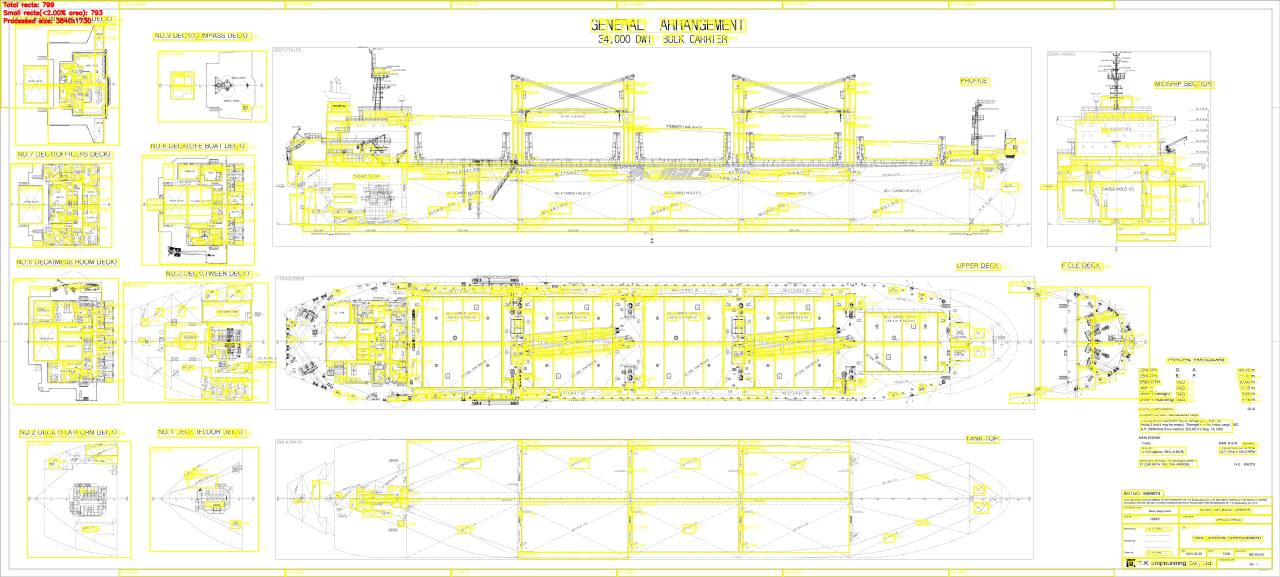
#> input picture opencv_model/all_rectangles_debug.jpg, 3840 x 1730 px (shown at 1/3 size)
$ python -i opencv_frame.py   (imports and definitions only)
#> lines starting #> are read from the running program, lines starting #| are printed output that depends on the picture; after the words box and inside, x2 and y2 are one past the last pixel; in counts of white or black regions, pixels touching at a corner belong together
#> further down, picture is the input picture: shape (1730, 3840, 3); mean B, G, R 226.5, 247.7, 247.9
import base64
import cv2
import math
from copy import deepcopy
import numpy as np
from scipy.ndimage import label, distance_transform_edt
from scipy.signal import find_peaks
# python -m pip install -U scikit-image
from skimage.feature import peak_local_max
from skimage.segmentation import watershed


class ViewSeparator:
    """
    Separate multiple engineering views from a single blueprint image.
    Handles cases where views are close together or slightly overlapping.
    """

    def __init__(self,
                 min_area_ratio=0.02,
                 max_area_ratio=0.3,
                 max_aspect_ratio=20,
                 min_aspect_ratio=0.1,
                 watershed_min_distance=50,
                 watershed_threshold=0.3,
                 projection_cut_threshold=0.1,
                 edge_margin_ratio=0.03,
                 primary_gap_threshold=0.05,
                 primary_gap_min_ratio=0.08,
                 secondary_gap_min_ratio=0.04,
                 merge_distance_ratio=0.0005,
                 merge_area_ratio=0.05):
        """
        Initialize ViewSeparator with configurable parameters.

        Args:
            min_area_ratio: Minimum view area as fraction of image (0.02 = 2%)
            max_area_ratio: Maximum area before considered suspicious (0.3 = 30%)
            max_aspect_ratio: Maximum width/height ratio before suspicious
            min_aspect_ratio: Minimum width/height ratio before suspicious
            watershed_min_distance: Minimum distance between view centers (pixels)
            watershed_threshold: Threshold for distance transform in watershed
            projection_cut_threshold: Threshold for projection-based cutting (0.1 = 10%)
            edge_margin_ratio: Margin from edges to exclude (0.03 = 3%)
            primary_gap_threshold: Threshold for identifying dominant blank gaps
            primary_gap_min_ratio: Minimum relative size of dominant gap vs. image dimension
            secondary_gap_min_ratio: Minimum relative size of secondary gaps used for splitting
            merge_distance_ratio: Max normalized distance (fraction of image diagonal) to merge nearby small views
            merge_area_ratio: Max area ratio (vs image) for views considered mergeable
        """
        self.min_area_ratio = min_area_ratio
        self.max_area_ratio = max_area_ratio
        self.max_aspect_ratio = max_aspect_ratio
        self.min_aspect_ratio = min_aspect_ratio
        self.watershed_min_distance = watershed_min_distance
        self.watershed_threshold = watershed_threshold
        self.projection_cut_threshold = projection_cut_threshold
        self.edge_margin_ratio = edge_margin_ratio
        self.primary_gap_threshold = primary_gap_threshold
        self.primary_gap_min_ratio = primary_gap_min_ratio
        self.secondary_gap_min_ratio = secondary_gap_min_ratio
        self.merge_distance_ratio = merge_distance_ratio
        self.merge_area_ratio = merge_area_ratio
        self._dividers = []
        self.last_run_outputs = {}

    def _load_and_resize_image_for_frames(self, image, target_size=3840, enhance_lines=True):
        """
        Optimized for ship blueprint frame detection
        - Preserves thin lines
        - Optional line enhancement (thickening)
        - Uses appropriate interpolation
        - Maintains aspect ratio

        Args:
            image: Can be either:
                   - str: image file path
                   - numpy.ndarray: image data (BGR format)
        """
#> called with target_size = 3840, enhance_lines = True
        # Handle file path (string)
        if isinstance(image, str):
            img = cv2.imread(image, cv2.IMREAD_COLOR)
            if img is None:
                raise ValueError(f"Could not load image from path: {image}")

        # Handle PIL Image (check for PIL-specific attributes)
        elif hasattr(image, 'mode') and hasattr(image, 'size'):
            # Convert PIL Image to numpy array, then RGB to BGR
            img = cv2.cvtColor(np.array(image), cv2.COLOR_RGB2BGR)

        # Handle numpy array
        elif hasattr(image, 'shape') and len(image.shape) in [2, 3]:
            # If grayscale (2D), convert to BGR
            if len(image.shape) == 2:
                img = cv2.cvtColor(image, cv2.COLOR_GRAY2BGR)
            else:
                img = image.copy()  # Use provided image data directly

        # Invalid input
        else:
            raise ValueError(
                f"Invalid image input. Expected file path (str), "
                f"PIL.Image.Image, or image array (numpy.ndarray), "
                f"got {type(image)}"
            )

        orig_h, orig_w = img.shape[:2]

        # Resize logic (same as before)
        long_side = max(orig_w, orig_h)

        if target_size is None or target_size <= 0 or long_side <= target_size:
            scale = 1.0
            processed = img
        else:
            scale = float(target_size) / float(long_side)
            new_w = max(1, int(round(orig_w * scale)))
            new_h = max(1, int(round(orig_h * scale)))
            processed = cv2.resize(img, (new_w, new_h), interpolation=cv2.INTER_LINEAR)

        # Line enhancement (thickening)
        if enhance_lines:
            # Convert to grayscale
            gray = cv2.cvtColor(processed, cv2.COLOR_BGR2GRAY)
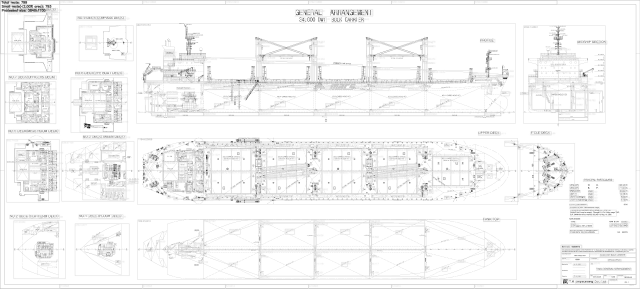
#> gray: shape (1730, 3840) (shown at 1/6 size); min 0, max 255, mean 245.3

            # Detect edges (lines in blueprint)
            edges = cv2.Canny(gray, 50, 150)
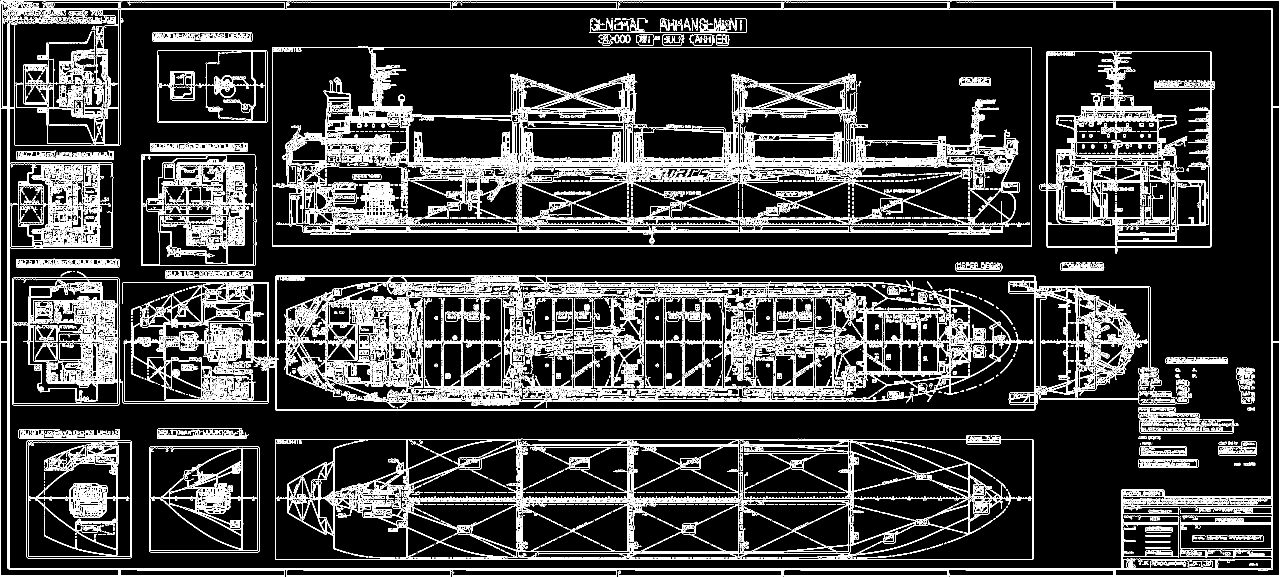
#> edges: shape (1730, 3840) (shown at 1/3 size); 10.7% white in thin lines or dots

            # Dilate to thicken lines
            kernel = cv2.getStructuringElement(cv2.MORPH_RECT, (2, 2)) # 2,2 # Adjust size for thickness
            thickened_edges = cv2.dilate(edges, kernel, iterations=2)  # 2
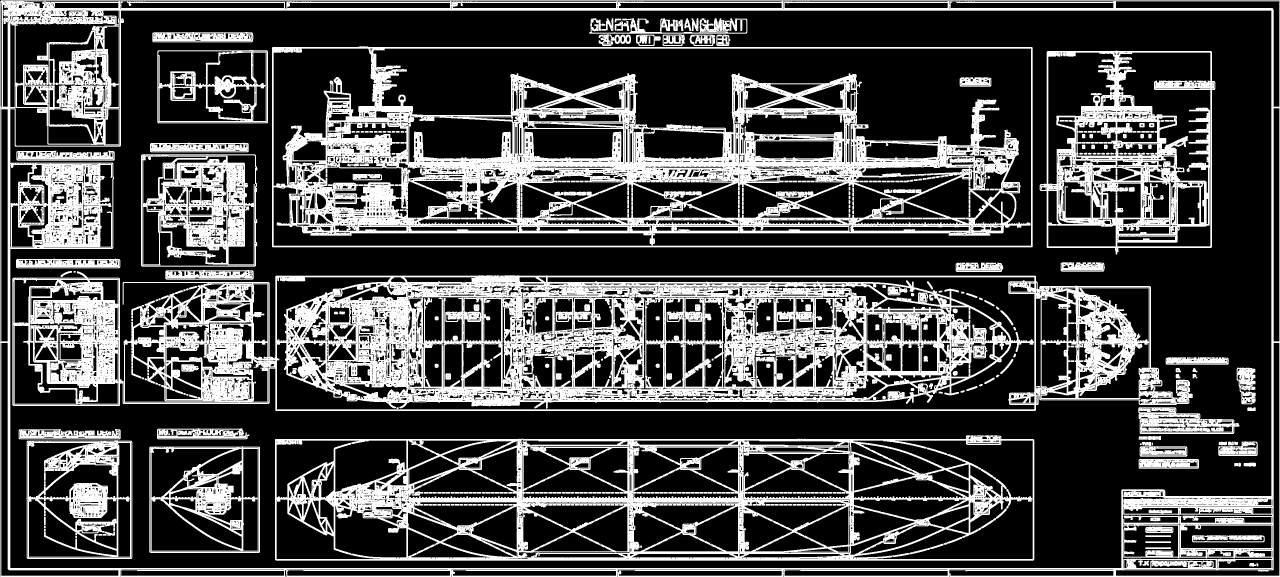
#> thickened_edges: shape (1730, 3840) (shown at 1/3 size); 28.6% white; 544 white regions, largest, box (x1, y1, x2, y2) and area: (37, 814, 3578, 1233) 608973, (816, 139, 3098, 742) 402269, (0, 0, 3840, 1730) 272142

            # Apply thickened edges back to image
            # Make lines darker/more prominent
            processed[thickened_edges > 0] = [0, 0, 0]  # Make lines black
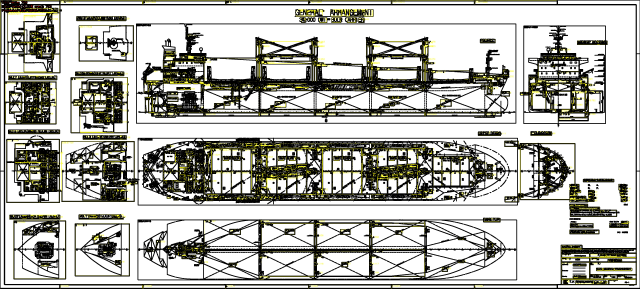
#> processed: shape (1730, 3840, 3) (shown at 1/6 size); mean B, G, R 175.5, 181.4, 181.5

            # Alternative: Morphological closing to fill gaps in lines
            # kernel_close = cv2.getStructuringElement(cv2.MORPH_RECT, (3, 3))
            # processed = cv2.morphologyEx(processed, cv2.MORPH_CLOSE, kernel_close)

        proc_h, proc_w = processed.shape[:2]

        resize_info = {
            'orig_shape': (orig_h, orig_w),
            'processed_shape': (proc_h, proc_w),
            'scale': scale,
            'resized': scale != 1.0,
            'target_size': target_size,
            'enhanced': enhance_lines
        }

        return img, processed, resize_info

    # [131 lines left out: functions _load_output_image, _scale_and_clip_bbox, _clip_bbox, _scale_dividers, _encode_image_to_base64, _expand_bbox_with_gaps, not called in this run]

    def separate_views(self,
                       image,
                       visualization_image=None,
                       visualize=True,
                       save_path='view_separation_result.jpg',
                       return_outputs=False,
                       encode_format='jpeg'):
        """
        Main method to separate views from blueprint image.

        Args:
            image: Input image (file path or numpy array) used for processing.
            visualization_image: Optional second image (path or ndarray) used for visualization/cropping outputs.
            visualize: Whether to save visualization
            save_path: Optional path to save visualization (applies to visualization_image if provided)
            return_outputs: When True, returns a dictionary containing views and output artifacts.
            encode_format: Output image encoding for base64 payloads (default JPEG).

        Returns:
            List of view dictionaries (default) or a dictionary with views and artifacts when return_outputs=True
        """
        # Load and preprocess image
        original_img, processed_img, resize_info = self._load_and_resize_image_for_frames(image)
#> resize_info = {'orig_shape': (1730, 3840), 'processed_shape': (1730, 3840), 'scale': 1, 'resized': False, 'target_size': 3840, 'enhanced': True}
        self._dividers = []
        gray = cv2.cvtColor(processed_img, cv2.COLOR_BGR2GRAY)
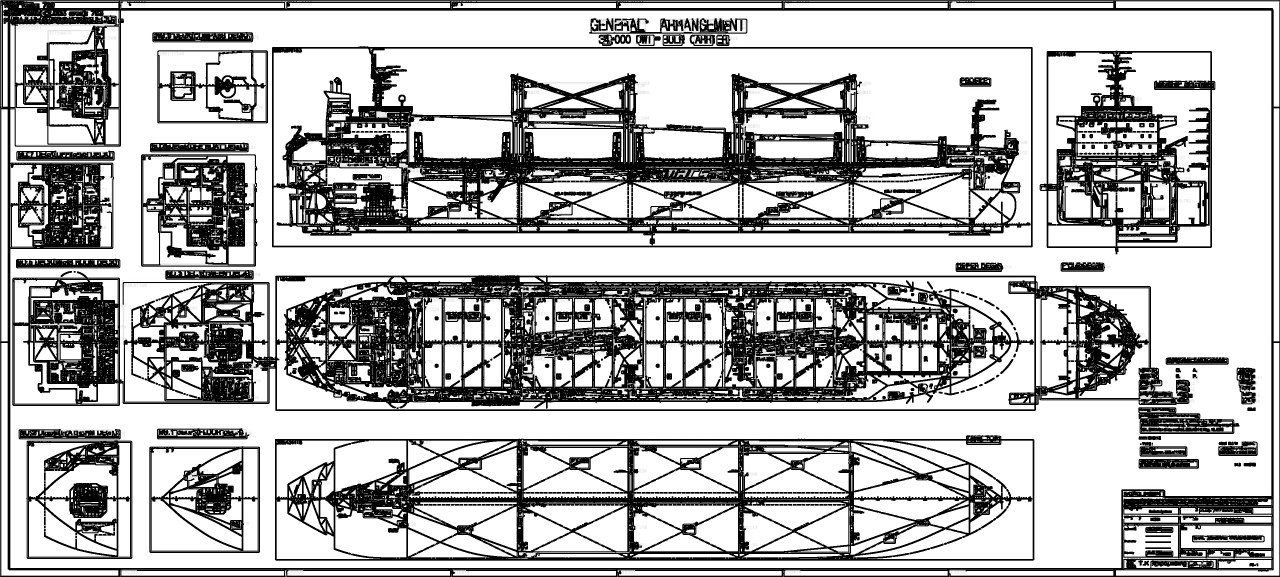
#> gray: shape (1730, 3840) (shown at 1/3 size); min 0, max 255, mean 180.8

        height, width = gray.shape
        img_area = height * width
#> (the rest of the program and of its run is left out)
